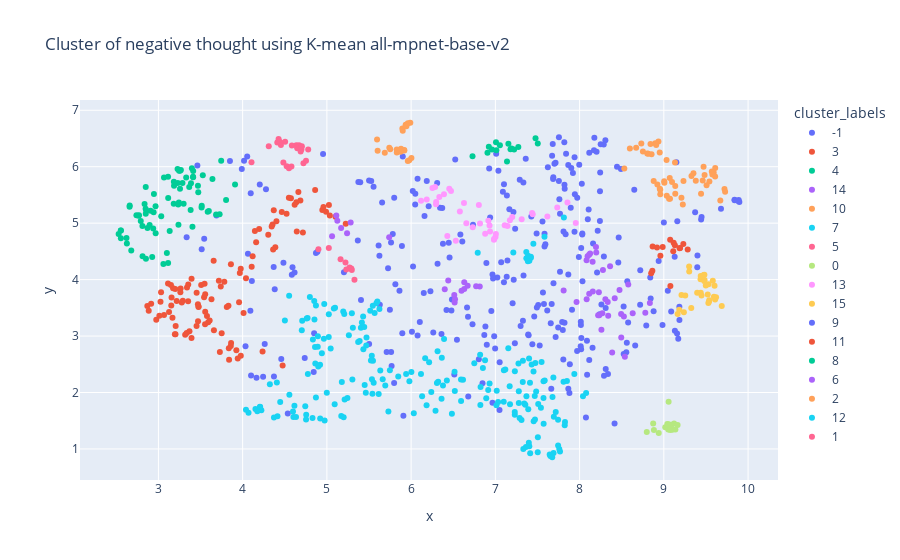
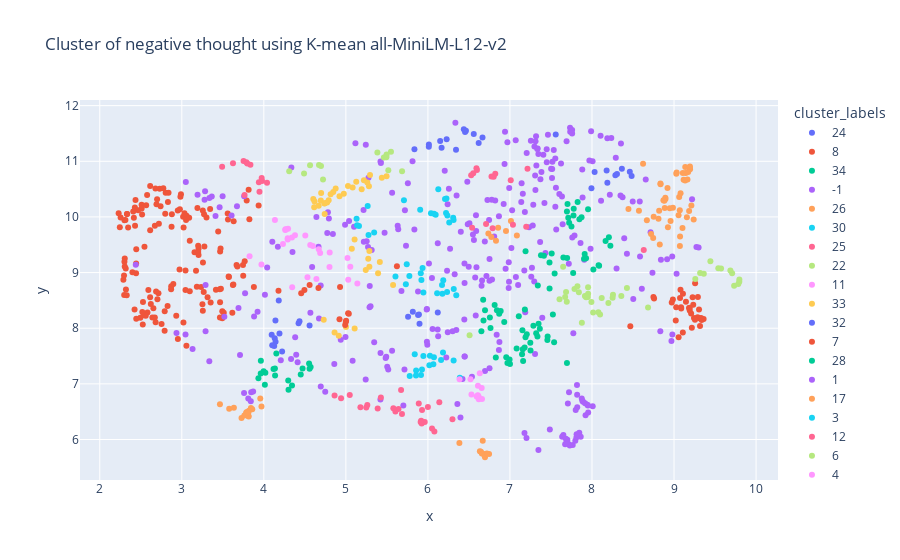

The notebook cell these images were saved under, in order:
### Markdown cell above
# HDBSCAN plot

### Code cell
data = pd.read_csv("/Users/sylvainestebe/Code/nlp_project/cognitive_distortion_project/data/corpus_hdbscan.csv")
for model in models:
    label = data[f"{model} hdbscan_manual"]
    x = data[f"{model} x"]
    y = data[f"{model} y"]
    text = data["thought"]
    
    # Plot
    # Create a DataFrame for Plotly Express
    plot_data = {
        'x': x,
        'y': y,
        'cluster_labels': label,
        'hover_text': text  # text you want to display
    }

    df = pd.DataFrame(plot_data)

    # Convert cluster_labels to string for categorical representation
    df['cluster_labels'] = df['cluster_labels'].astype(str)

    # plot using Plotly Express
    fig = px.scatter(
        df,
        x='x',
        y='y',
        color='cluster_labels',
        hover_data={'hover_text': True},  # Enable hover data for 'hover_text'
        title=f'Cluster of negative thought using K-mean {model}'
    )

    fig.show()
    # Export the plot to HTML
    fig.write_html(f"/Users/sylvainestebe/Code/nlp_project/cognitive_distortion_project/export/hdbscan_manual{model}.html")
    fig.write_image(f"/Users/sylvainestebe/Code/nlp_project/cognitive_distortion_project/export/hdbscan_manual{model}.svg")
